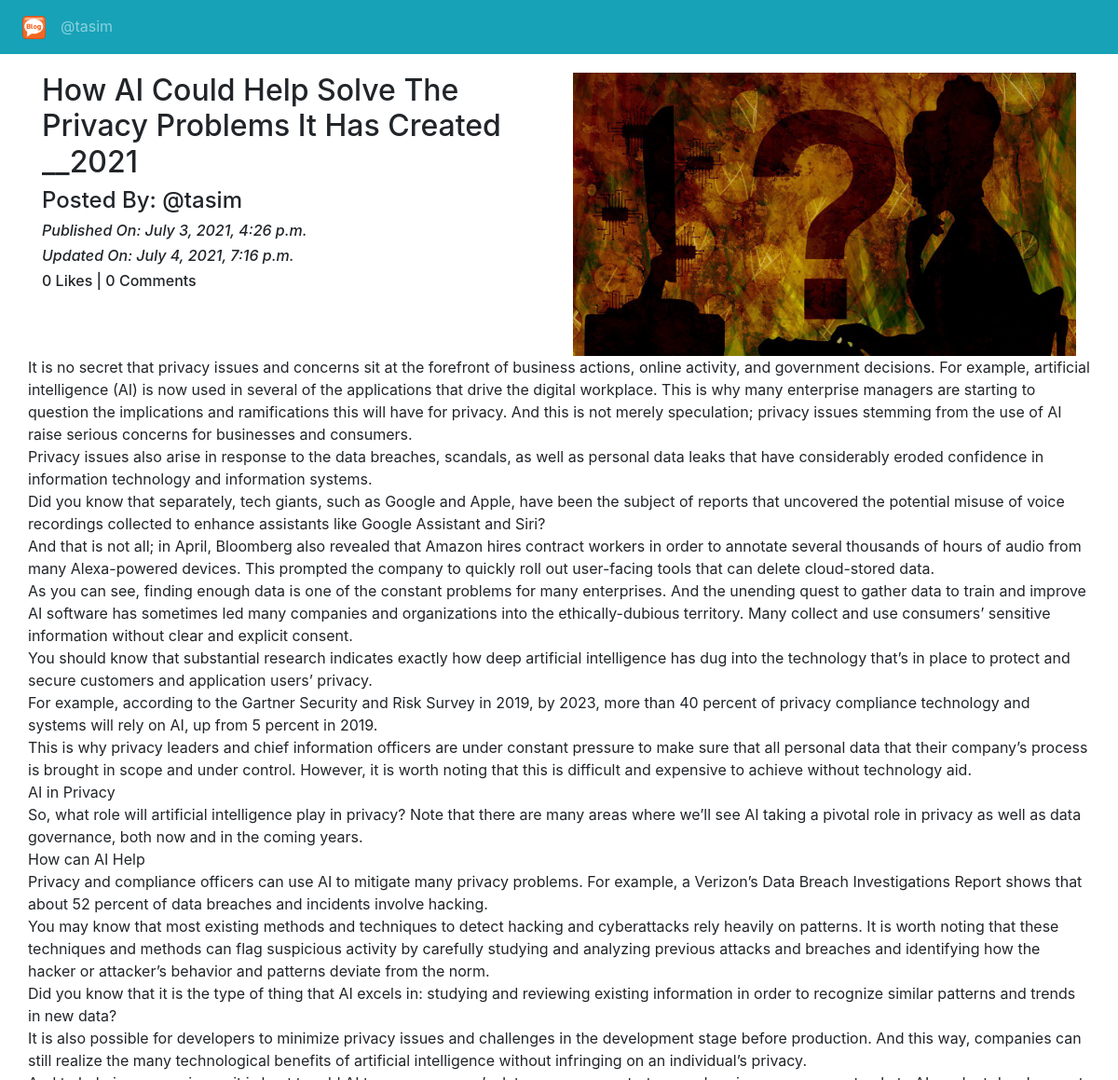
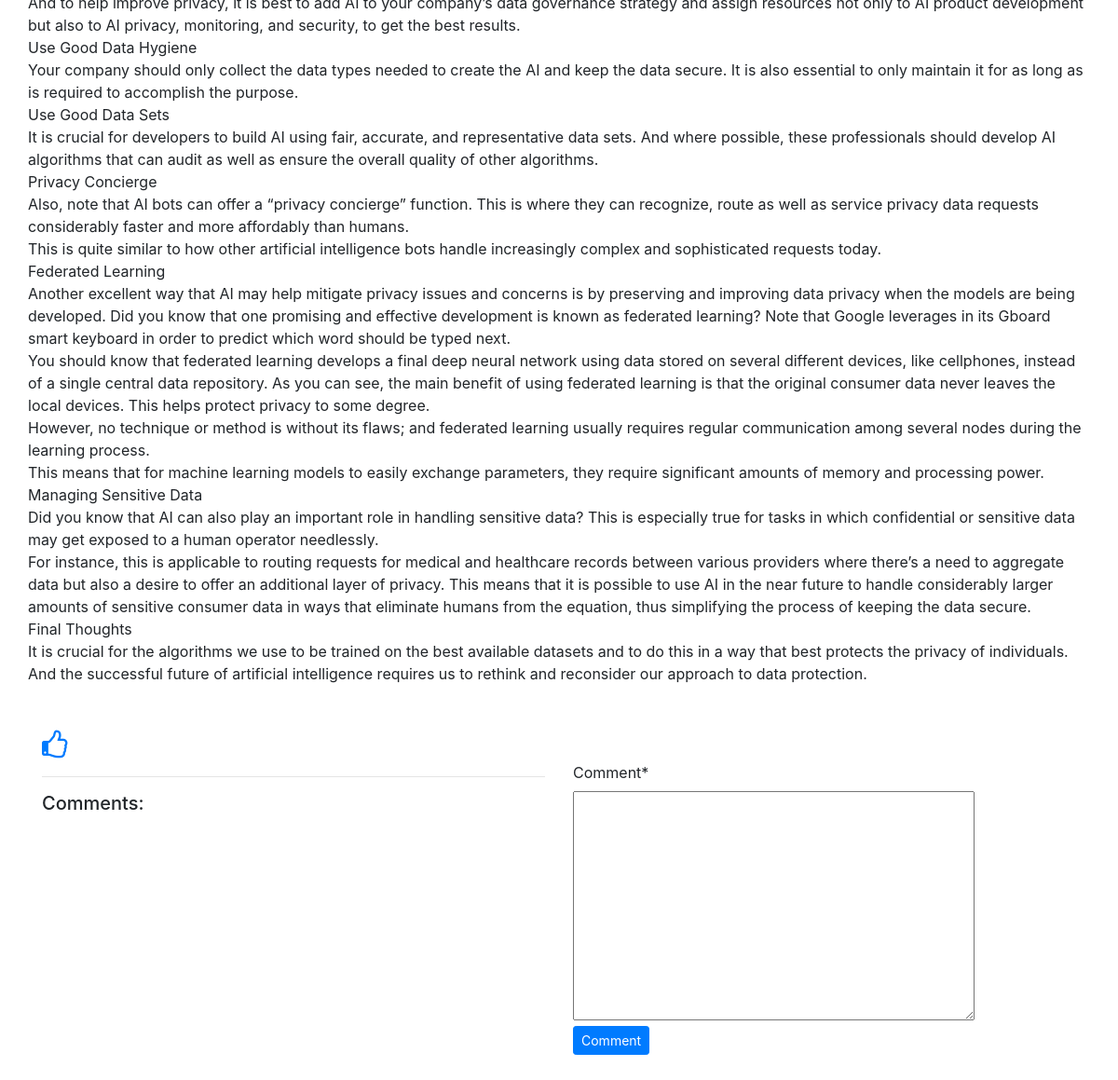
Page /blog/details/How AI Could Help Solve The Privacy Problems It Has Created __2021 (signed in) on the committed database (2 pictures, top to bottom).
### App_Blog/models.py (models this page shows, shortened)
class Blog(models.Model):
    author = models.ForeignKey(User, on_delete=models.CASCADE, related_name='post_author')
    blog_title = models.CharField(max_length=264, verbose_name='Put a title')
    slug = models.SlugField(max_length=264, unique=True)
    blog_content = models.TextField(verbose_name="What is your mind?")
    blog_image = models.ImageField(upload_to='blog_images', verbose_name='Image')
    publish_date = models.DateTimeField(auto_now_add=True)
    update_date = models.DateTimeField(auto_now=True)

### App_Blog/views.py (the view, shortened to what this page needs)
# urls.py: path('details/<str:blog_title>', views.blog_details, name='blog_details'),
@login_required
def blog_details(request, blog_title):
    blog = Blog.objects.get(blog_title=blog_title)
    comment_form = CommentForm()
    already_liked = Likes.objects.filter(blog=blog, user=request.user)
    if already_liked:
        liked = True
    else:
        liked = False
    return render(request, 'App_Blog/blog_details.html',
                  context={'blog': blog, 'comment_form': comment_form, 'liked': liked, })

### App_Blog/forms.py
class CommentForm(forms.ModelForm):
    class Meta:
        model = Comment
        fields = ('comment',)

### templates/App_Blog/blog_details.html (shortened to what this page needs)
{% extends 'base.html' %}
{% load crispy_forms_tags %}
{% block body_block %}
<div class="row">
  <div class="col-sm-6">
    <h2>{{ blog.blog_title }}</h2>
    <h4>Posted By: @{{ blog.author }}</h4>
    <i><h6>Published On: {{blog.publish_date}}</h6></i>
    <i><h6>Updated On: {{blog.update_date}}</h6></i>
    <h6>{{ blog.blogs_like.count }} Likes | {{blog.blog_comment.count}} Comments</h6>
  </div>
  <div class="col-sm-6">
    <img src="/media/{{blog.blog_image}}" width="100%">
  </div>
  <p>
    {{blog.blog_content|linebreaks}}
  </p>
  </div>
  {% if not liked %}
  <a href="{% url 'App_blog:liked_post' pk=blog.pk %}">
    <i class="fa fa-thumbs-o-up fa-2x" aria-hidden="true"></i>
  </a>
  {% else %}
  <a href="{% url 'App_blog:un_liked' pk=blog.pk %}">
    <i class="fa fa-thumbs-o-down fa-2x" aria-hidden="true"></i>
  </a>
  {% endif %}
  <div class="row">
    <div class="col-sm-6">
      <hr>
      <h5>Comments:</h5>
    </div>
    <div class="col-sm-6">
      <form method="POST">
        {{ comment_form|crispy }}
        <button type="submit" class="btn btn-primary btn-sm">Comment</button>
      </form>
    </div>
  </div>
  <br>
  <br>
  {% endblock %}

### templates/base.html (shortened to what this page needs)
<!DOCTYPE html>
<html lang="en">
<head>
  <link rel="stylesheet" href="https://maxcdn.bootstrapcdn.com/bootstrap/4.4.1/css/bootstrap.min.css">
  <link href="https://maxcdn.bootstrapcdn.com/font-awesome/4.7.0/css/font-awesome.min.css" rel="stylesheet">
</head>
<body>
<nav class="navbar navbar-expand-lg navbar-dark bg-info">
      <ul class="navbar-nav">
        <li class="nav-item">
          <a class="nav-link active" aria-current="page" href="{% url 'index' %}"><img src="/media/logo.png" width="25px"></a>
        </li>
          {% if user.is_authenticated %}
               <div class="nav-item dropdown">
                    <a class="nav-link dropdown-toggel" href="" id="navbardrop" data-toggle="dropdown">@{{ user.username }}</a>
               </div>
          {% endif %}
      </ul>
</nav>
<div class="container" style="padding-top: 20px">
    {% block body_block %}
    {% endblock %}
</div>
</body>
</html>

### rows in the picture
Blog: blog_title "How AI Could Help Solve The Privacy Problems It Has Created __2021", author "tasim", publish_date "July 3, 2021, 4:26 p.m.", update_date "July 4, 2021, 7:16 p.m.", blogs_like.count "0", blog_comment.count "0", blog_image (picture), blog_content "It is no secret that privacy issues and concerns sit at the forefront of business actions, online activity, and government decisions. For example, artificial intelligence (AI) is now used in several of the applications that drive the digital workplace. This is why many enterprise managers are starting to question the implications and ramifications this will have for privacy. And this is not merely speculation; privacy issues stemming from the use of AI raise serious concerns for businesses and consumers. Privacy issues also arise in response to the data breaches, scandals, as well as personal data leaks that have considerably eroded confidence in information technology and information…"

### other values in the picture
{{ user.username }} "tasim"
